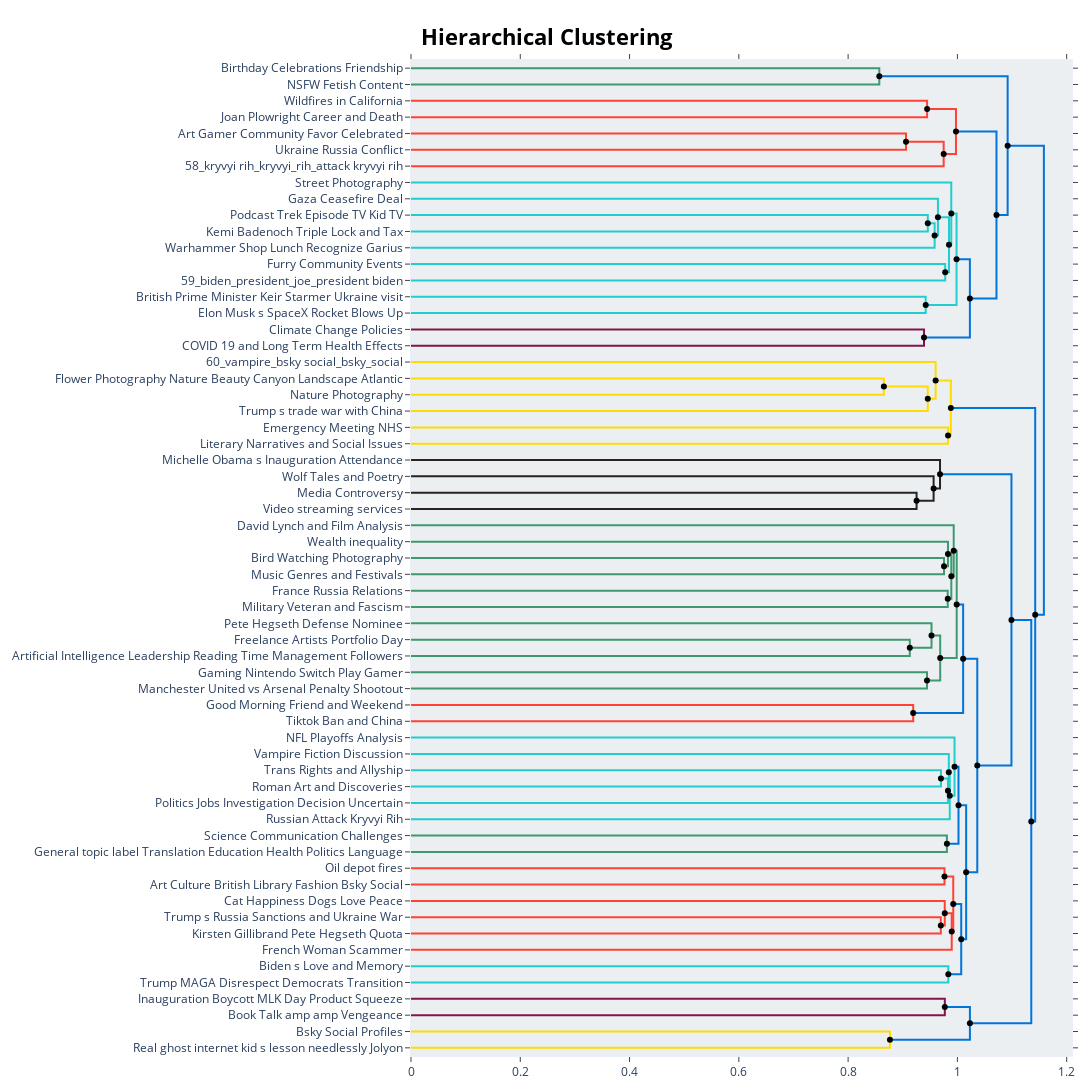

The notebook cell saved with this chart:
### Code cell
fig = topic_model.visualize_hierarchy(
    orientation='left',
    topics=None,
    top_n_topics=None,
    hierarchical_topics=hierarchical_topics,
    custom_labels=True,
    width=1200,
    height=1000,
)

fig.update_layout(
    margin=dict(l=20, r=20, t=60, b=20),
)
color_sequence = px.colors.qualitative.Prism
fig_barchart.update_traces(marker_color=color_sequence)


fig.show()

### Figure 1 — Plotly figure (JSON) as saved in the notebook; plotly's stock layout.template omitted (floating-point values rounded to 4 significant figures)
{"data": [{"hoverinfo": "text", "marker": {"color": "rgb(61,153,112)"}, "mode": "lines", "text": ["Birthday Celebrations Friendship", "", "", "NSFW Fetish Content"], "type": "scatter", "x": [0, 0.8571, 0.8571, 0], "xaxis": "x", "y": [-5, -5, -15, -15], "yaxis": "y"}, {"hoverinfo": "text", "marker": {"color": "rgb(255,65,54)"}, "mode": "lines", "text": ["Wildfires in California", "", "", "Joan Plowright Career and Death"], "type": "scatter", "x": [0, 0.9446, 0.9446, 0], "xaxis": "x", "y": [-25, -25, -35, -35], "yaxis": "y"}, {"hoverinfo": "text", "marker": {"color": "rgb(255,65,54)"}, "mode": "lines", "text": ["Art Gamer Community Favor Celebrated", "", "", "Ukraine Russia Conflict"], "type": "scatter", "x": [0, 0.9059, 0.9059, 0], "xaxis": "x", "y": [-45, -45, -55, -55], "yaxis": "y"}, {"hoverinfo": "text", "marker": {"color": "rgb(255,65,54)"}, "mode": "lines", "text": ["ukraine_russian_ukrainian_russia_drone", "", "", "58_kryvyi rih_kryvyi_rih_attack kryvyi rih"], "type": "scatter", "x": [0.9059, 0.9749, 0.9749, 0], "xaxis": "x", "y": [-50, -50, -65, -65], "yaxis": "y"}, {"hoverinfo": "text", "marker": {"color": "rgb(255,65,54)"}, "mode": "lines", "text": ["fire_california_wildfire_depot_oil depot", "", "", "russian_ukraine_russia_ukrainian_drone"], "type": "scatter", "x": [0.9446, 0.9974, 0.9974, 0.9749], "xaxis": "x", "y": [-30, -30, -57.5, -57.5], "yaxis": "y"}, {"hoverinfo": "text", "marker": {"color": "rgb(35,205,205)"}, "mode": "lines", "text": ["Podcast Trek Episode TV Kid TV", "", "", "Kemi Badenoch Triple Lock and Tax"], "type": "scatter", "x": [0, 0.9458, 0.9458, 0], "xaxis": "x", "y": [-95, -95, -105, -105], "yaxis": "y"}, {"hoverinfo": "text", "marker": {"color": "rgb(35,205,205)"}, "mode": "lines", "text": ["badenoch_brexit_labour_kemi_uk", "", "", "Warhammer Shop Lunch Recognize Garius"], "type": "scatter", "x": [0.9458, 0.9584, 0.9584, 0], "xaxis": "x", "y": [-100, -100, -115, -115], "yaxis": "y"}, {"hoverinfo": "text", "marker": {"color": "rgb(35,205,205)"}, "mode": "lines", "text": ["Gaza Ceasefire Deal", "", "", "badenoch_brexit_labour_trump_government"], "type": "scatter", "x": [0, 0.9644, 0.9644, 0.9584], "xaxis": "x", "y": [-85, -85, -107.5, -107.5], "yaxis": "y"}, {"hoverinfo": "text", "marker": {"color": "rgb(35,205,205)"}, "mode": "lines", "text": ["Furry Community Events", "", "", "59_biden_president_joe_president biden"], "type": "scatter", "x": [0, 0.9777, 0.9777, 0], "xaxis": "x", "y": [-125, -125, -135, -135], "yaxis": "y"}, {"hoverinfo": "text", "marker": {"color": "rgb(35,205,205)"}, "mode": "lines", "text": ["gaza_ceasefire_israel_badenoch_trump", "", "", "biden_trump_president_maga_joe"], "type": "scatter", "x": [0.9644, 0.9846, 0.9846, 0.9777], "xaxis": "x", "y": [-96.25, -96.25, -130, -130], "yaxis": "y"}, {"hoverinfo": "text", "marker": {"color": "rgb(35,205,205)"}, "mode": "lines", "text": ["Street Photography", "", "", "gaza_trump_ceasefire_israel_badenoch"], "type": "scatter", "x": [0, 0.9888, 0.9888, 0.9846], "xaxis": "x", "y": [-75, -75, -113.1, -113.1], "yaxis": "y"}, {"hoverinfo": "text", "marker": {"color": "rgb(35,205,205)"}, "mode": "lines", "text": ["British Prime Minister Keir Starmer Ukraine visit", "", "", "Elon Musk s SpaceX Rocket Blows Up"], "type": "scatter", "x": [0, 0.942, 0.942, 0], "xaxis": "x", "y": [-145, -145, -155, -155], "yaxis": "y"}, {"hoverinfo": "text", "marker": {"color": "rgb(35,205,205)"}, "mode": "lines", "text": ["trump_gaza_ceasefire_israel_badenoch", "", "", "starmer_keir starmer_keir_ukraine_trade"], "type": "scatter", "x": [0.9888, 0.9984, 0.9984, 0.942], "xaxis": "x", "y": [-94.06, -94.06, -150, -150], "yaxis": "y"}, {"hoverinfo": "text", "marker": {"color": "rgb(133,20,75)"}, "mode": "lines", "text": ["Climate Change Policies", "", "", "COVID 19 and Long Term Health Effects"], "type": "scatter", "x": [0, 0.9389, 0.9389, 0], "xaxis": "x", "y": [-165, -165, -175, -175], "yaxis": "y"}, {"hoverinfo": "text", "marker": {"color": "rgb(0,116,217)"}, "mode": "lines", "text": ["trump_gaza_uk_ceasefire_minister", "", "", "obama_inauguration_michelle_michelle obama_attend"], "type": "scatter", "x": [0.9984, 1.023, 1.023, 0.9389], "xaxis": "x", "y": [-122.0, -122.0, -170, -170], "yaxis": "y"}, {"hoverinfo": "text", "marker": {"color": "rgb(0,116,217)"}, "mode": "lines", "text": ["russian_fire_ukraine_russia_ukrainian", "", "", "trump_president_gaza_inauguration_obama"], "type": "scatter", "x": [0.9974, 1.072, 1.072, 1.023], "xaxis": "x", "y": [-43.75, -43.75, -146.0, -146.0], "yaxis": "y"}, {"hoverinfo": "text", "marker": {"color": "rgb(0,116,217)"}, "mode": "lines", "text": ["hegseth_pete_pete hegseth_gillibrand_military", "", "", "trump_ukraine_fire_russian_president"], "type": "scatter", "x": [0.8571, 1.092, 1.092, 1.072], "xaxis": "x", "y": [-10, -10, -94.88, -94.88], "yaxis": "y"}, {"hoverinfo": "text", "marker": {"color": "rgb(255,220,0)"}, "mode": "lines", "text": ["Flower Photography Nature Beauty Canyon Landscape Atlantic", "", "", "Nature Photography"], "type": "scatter", "x": [0, 0.8654, 0.8654, 0], "xaxis": "x", "y": [-195, -195, -205, -205], "yaxis": "y"}, {"hoverinfo": "text", "marker": {"color": "rgb(255,220,0)"}, "mode": "lines", "text": ["bsky_bsky social_social_birthday_starter pack", "", "", "Trump s trade war with China"], "type": "scatter", "x": [0.8654, 0.9457, 0.9457, 0], "xaxis": "x", "y": [-200, -200, -215, -215], "yaxis": "y"}, {"hoverinfo": "text", "marker": {"color": "rgb(255,220,0)"}, "mode": "lines", "text": ["60_vampire_bsky social_bsky_social", "", "", "bsky_bsky social_social_climate_birthday"], "type": "scatter", "x": [0, 0.9602, 0.9602, 0.9457], "xaxis": "x", "y": [-185, -185, -207.5, -207.5], "yaxis": "y"}, {"hoverinfo": "text", "marker": {"color": "rgb(255,220,0)"}, "mode": "lines", "text": ["Emergency Meeting NHS", "", "", "Literary Narratives and Social Issues"], "type": "scatter", "x": [0, 0.9829, 0.9829, 0], "xaxis": "x", "y": [-225, -225, -235, -235], "yaxis": "y"}, {"hoverinfo": "text", "marker": {"color": "rgb(255,220,0)"}, "mode": "lines", "text": ["bsky_bsky social_social_climate_birthday", "", "", "dragon_bsky_social_bsky social_dragon woman"], "type": "scatter", "x": [0.9602, 0.988, 0.988, 0.9829], "xaxis": "x", "y": [-196.2, -196.2, -230, -230], "yaxis": "y"}, {"hoverinfo": "text", "marker": {"color": "rgb(40,35,35)"}, "mode": "lines", "text": ["Media Controversy", "", "", "Video streaming services"], "type": "scatter", "x": [0, 0.9253, 0.9253, 0], "xaxis": "x", "y": [-265, -265, -275, -275], "yaxis": "y"}, {"hoverinfo": "text", "marker": {"color": "rgb(40,35,35)"}, "mode": "lines", "text": ["Wolf Tales and Poetry", "", "", "photography_landscape_nature_streetphotography_sunset"], "type": "scatter", "x": [0, 0.9565, 0.9565, 0.9253], "xaxis": "x", "y": [-255, -255, -270, -270], "yaxis": "y"}, {"hoverinfo": "text", "marker": {"color": "rgb(40,35,35)"}, "mode": "lines", "text": ["Michelle Obama s Inauguration Attendance", "", "", "photography_bird_nature_wildlife_landscape"], "type": "scatter", "x": [0, 0.9682, 0.9682, 0.9565], "xaxis": "x", "y": [-245, -245, -262.5, -262.5], "yaxis": "y"}, {"hoverinfo": "text", "marker": {"color": "rgb(61,153,112)"}, "mode": "lines", "text": ["Bird Watching Photography", "", "", "Music Genres and Festivals"], "type": "scatter", "x": [0, 0.9755, 0.9755, 0], "xaxis": "x", "y": [-305, -305, -315, -315], "yaxis": "y"}, {"hoverinfo": "text", "marker": {"color": "rgb(61,153,112)"}, "mode": "lines", "text": ["Wealth inequality", "", "", "vss365_poetry_look_cloak_little"], "type": "scatter", "x": [0, 0.9827, 0.9827, 0.9755], "xaxis": "x", "y": [-295, -295, -310, -310], "yaxis": "y"}, {"hoverinfo": "text", "marker": {"color": "rgb(61,153,112)"}, "mode": "lines", "text": ["France Russia Relations", "", "", "Military Veteran and Fascism"], "type": "scatter", "x": [0, 0.9823, 0.9823, 0], "xaxis": "x", "y": [-325, -325, -335, -335], "yaxis": "y"}, {"hoverinfo": "text", "marker": {"color": "rgb(61,153,112)"}, "mode": "lines", "text": ["eat_look_vss365_poetry_not", "", "", "tiktok_chinese_ban_video_stream"], "type": "scatter", "x": [0.9827, 0.9889, 0.9889, 0.9823], "xaxis": "x", "y": [-302.5, -302.5, -330, -330], "yaxis": "y"}, {"hoverinfo": "text", "marker": {"color": "rgb(61,153,112)"}, "mode": "lines", "text": ["David Lynch and Film Analysis", "", "", "tiktok_chinese_look_not_like"], "type": "scatter", "x": [0, 0.9932, 0.9932, 0.9889], "xaxis": "x", "y": [-285, -285, -316.2, -316.2], "yaxis": "y"}, {"hoverinfo": "text", "marker": {"color": "rgb(61,153,112)"}, "mode": "lines", "text": ["Freelance Artists Portfolio Day", "", "", "Artificial Intelligence Leadership Reading Time Management Followers"], "type": "scatter", "x": [0, 0.9129, 0.9129, 0], "xaxis": "x", "y": [-355, -355, -365, -365], "yaxis": "y"}, {"hoverinfo": "text", "marker": {"color": "rgb(61,153,112)"}, "mode": "lines", "text": ["Pete Hegseth Defense Nominee", "", "", "art_portfolioday_draw_artist_work"], "type": "scatter", "x": [0, 0.9526, 0.9526, 0.9129], "xaxis": "x", "y": [-345, -345, -360, -360], "yaxis": "y"}, {"hoverinfo": "text", "marker": {"color": "rgb(61,153,112)"}, "mode": "lines", "text": ["Gaming Nintendo Switch Play Gamer", "", "", "Manchester United vs Arsenal Penalty Shootout"], "type": "scatter", "x": [0, 0.9443, 0.9443, 0], "xaxis": "x", "y": [-375, -375, -385, -385], "yaxis": "y"}, {"hoverinfo": "text", "marker": {"color": "rgb(61,153,112)"}, "mode": "lines", "text": ["art_portfolioday_draw_work_artist", "", "", "game_arsenal_switch_nintendo_play"], "type": "scatter", "x": [0.9526, 0.9685, 0.9685, 0.9443], "xaxis": "x", "y": [-352.5, -352.5, -380, -380], "yaxis": "y"}, {"hoverinfo": "text", "marker": {"color": "rgb(61,153,112)"}, "mode": "lines", "text": ["tiktok_look_like_chinese_not", "", "", "game_art_portfolioday_like_work"], "type": "scatter", "x": [0.9932, 0.9987, 0.9987, 0.9685], "xaxis": "x", "y": [-300.6, -300.6, -366.2, -366.2], "yaxis": "y"}, {"hoverinfo": "text", "marker": {"color": "rgb(255,65,54)"}, "mode": "lines", "text": ["Good Morning Friend and Weekend", "", "", "Tiktok Ban and China"], "type": "scatter", "x": [0, 0.9191, 0.9191, 0], "xaxis": "x", "y": [-395, -395, -405, -405], "yaxis": "y"}, {"hoverinfo": "text", "marker": {"color": "rgb(0,116,217)"}, "mode": "lines", "text": ["game_art_like_portfolioday_work", "", "", "morning_good_day_good morning_cat"], "type": "scatter", "x": [0.9987, 1.01, 1.01, 0.9191], "xaxis": "x", "y": [-333.4, -333.4, -400, -400], "yaxis": "y"}, {"hoverinfo": "text", "marker": {"color": "rgb(35,205,205)"}, "mode": "lines", "text": ["Trans Rights and Allyship", "", "", "Roman Art and Discoveries"], "type": "scatter", "x": [0, 0.9699, 0.9699, 0], "xaxis": "x", "y": [-435, -435, -445, -445], "yaxis": "y"}, {"hoverinfo": "text", "marker": {"color": "rgb(35,205,205)"}, "mode": "lines", "text": ["trans_zuckerberg_fact_people_journalism", "", "", "Politics Jobs Investigation Decision Uncertain"], "type": "scatter", "x": [0.9699, 0.9827, 0.9827, 0], "xaxis": "x", "y": [-440, -440, -455, -455], "yaxis": "y"}, {"hoverinfo": "text", "marker": {"color": "rgb(35,205,205)"}, "mode": "lines", "text": ["Vampire Fiction Discussion", "", "", "trans_people_zuckerberg_fact_say"], "type": "scatter", "x": [0, 0.9843, 0.9843, 0.9827], "xaxis": "x", "y": [-425, -425, -447.5, -447.5], "yaxis": "y"}, {"hoverinfo": "text", "marker": {"color": "rgb(35,205,205)"}, "mode": "lines", "text": ["trans_people_zuckerberg_fact_say", "", "", "Russian Attack Kryvyi Rih"], "type": "scatter", "x": [0.9843, 0.986, 0.986, 0], "xaxis": "x", "y": [-436.2, -436.2, -465, -465], "yaxis": "y"}, {"hoverinfo": "text", "marker": {"color": "rgb(35,205,205)"}, "mode": "lines", "text": ["NFL Playoffs Analysis", "", "", "trans_people_fact_say_community"], "type": "scatter", "x": [0, 0.9948, 0.9948, 0.986], "xaxis": "x", "y": [-415, -415, -450.6, -450.6], "yaxis": "y"}, {"hoverinfo": "text", "marker": {"color": "rgb(61,153,112)"}, "mode": "lines", "text": ["Science Communication Challenges", "", "", "General topic label Translation Education Health Politics Language"], "type": "scatter", "x": [0, 0.9808, 0.9808, 0], "xaxis": "x", "y": [-475, -475, -485, -485], "yaxis": "y"}, {"hoverinfo": "text", "marker": {"color": "rgb(0,116,217)"}, "mode": "lines", "text": ["trans_people_say_fact_space", "", "", "nhs_covid_emergency_corridor_hospital"], "type": "scatter", "x": [0.9948, 1.002, 1.002, 0.9808], "xaxis": "x", "y": [-432.8, -432.8, -480, -480], "yaxis": "y"}, {"hoverinfo": "text", "marker": {"color": "rgb(255,65,54)"}, "mode": "lines", "text": ["Oil depot fires", "", "", "Art Culture British Library Fashion Bsky Social"], "type": "scatter", "x": [0, 0.9764, 0.9764, 0], "xaxis": "x", "y": [-495, -495, -505, -505], "yaxis": "y"}, {"hoverinfo": "text", "marker": {"color": "rgb(255,65,54)"}, "mode": "lines", "text": ["Trump s Russia Sanctions and Ukraine War", "", "", "Kirsten Gillibrand Pete Hegseth Quota"], "type": "scatter", "x": [0, 0.9696, 0.9696, 0], "xaxis": "x", "y": [-525, -525, -535, -535], "yaxis": "y"}, {"hoverinfo": "text", "marker": {"color": "rgb(255,65,54)"}, "mode": "lines", "text": ["Cat Happiness Dogs Love Peace", "", "", "lynch_david_david lynch_music_love"], "type": "scatter", "x": [0, 0.9768, 0.9768, 0.9696], "xaxis": "x", "y": [-515, -515, -530, -530], "yaxis": "y"}, {"hoverinfo": "text", "marker": {"color": "rgb(255,65,54)"}, "mode": "lines", "text": ["david_lynch_david lynch_music_listen", "", "", "French Woman Scammer"], "type": "scatter", "x": [0.9768, 0.9896, 0.9896, 0], "xaxis": "x", "y": [-522.5, -522.5, -545, -545], "yaxis": "y"}, {"hoverinfo": "text", "marker": {"color": "rgb(255,65,54)"}, "mode": "lines", "text": ["book_write_read_story_people", "", "", "david_lynch_david lynch_film_love"], "type": "scatter", "x": [0.9764, 0.9924, 0.9924, 0.9896], "xaxis": "x", "y": [-500, -500, -533.8, -533.8], "yaxis": "y"}, {"hoverinfo": "text", "marker": {"color": "rgb(35,205,205)"}, "mode": "lines", "text": ["Biden s Love and Memory", "", "", "Trump MAGA Disrespect Democrats Transition"], "type": "scatter", "x": [0, 0.9834, 0.9834, 0], "xaxis": "x", "y": [-555, -555, -565, -565], "yaxis": "y"}, {"hoverinfo": "text", "marker": {"color": "rgb(0,116,217)"}, "mode": "lines", "text": ["david_lynch_david lynch_book_love", "", "", "team_shaw_contract_midfielder_allocation money"], "type": "scatter", "x": [0.9924, 1.007, 1.007, 0.9834], "xaxis": "x", "y": [-516.9, -516.9, -560, -560], "yaxis": "y"}, {"hoverinfo": "text", "marker": {"color": "rgb(0,116,217)"}, "mode": "lines", "text": ["trans_people_say_fact_covid", "", "", "david_lynch_david lynch_book_like"], "type": "scatter", "x": [1.002, 1.016, 1.016, 1.007], "xaxis": "x", "y": [-456.4, -456.4, -538.4, -538.4], "yaxis": "y"}, {"hoverinfo": "text", "marker": {"color": "rgb(0,116,217)"}, "mode": "lines", "text": ["game_like_art_good_morning", "", "", "david_people_lynch_david lynch_say"], "type": "scatter", "x": [1.01, 1.036, 1.036, 1.016], "xaxis": "x", "y": [-366.7, -366.7, -497.4, -497.4], "yaxis": "y"}, {"hoverinfo": "text", "marker": {"color": "rgb(0,116,217)"}, "mode": "lines", "text": ["photography_bird_nature_wildlife_flower", "", "", "like_good_game_time_art"], "type": "scatter", "x": [0.9682, 1.099, 1.099, 1.036], "xaxis": "x", "y": [-253.8, -253.8, -432.1, -432.1], "yaxis": "y"}, {"hoverinfo": "text", "marker": {"color": "rgb(133,20,75)"}, "mode": "lines", "text": ["Inauguration Boycott MLK Day Product Squeeze", "", "", "Book Talk amp amp Vengeance"], "type": "scatter", "x": [0, 0.977, 0.977, 0], "xaxis": "x", "y": [-575, -575, -585, -585], "yaxis": "y"}, {"hoverinfo": "text", "marker": {"color": "rgb(255,220,0)"}, "mode": "lines", "text": ["Bsky Social Profiles", "", "", "Real ghost internet kid s lesson needlessly Jolyon"], "type": "scatter", "x": [0, 0.8765, 0.8765, 0], "xaxis": "x", "y": [-595, -595, -605, -605], "yaxis": "y"}, {"hoverinfo": "text", "marker": {"color": "rgb(0,116,217)"}, "mode": "lines", "text": ["und_ich_er_fr_og", "", "", "de_que_la_en_el"], "type": "scatter", "x": [0.977, 1.023, 1.023, 0.8765], "xaxis": "x", "y": [-580, -580, -600, -600], "yaxis": "y"}, {"hoverinfo": "text", "marker": {"color": "rgb(0,116,217)"}, "mode": "lines", "text": ["like_good_game_time_art", "", "", "de_que_la_en_el"], "type": "scatter", "x": [1.099, 1.135, 1.135, 1.023], "xaxis": "x", "y": [-342.9, -342.9, -590, -590], "yaxis": "y"}, {"hoverinfo": "text", "marker": {"color": "rgb(0,116,217)"}, "mode": "lines", "text": ["bsky_bsky social_social_dragon_climate", "", "", "like_de_good_time_game"], "type": "scatter", "x": [0.988, 1.142, 1.142, 1.135], "xaxis": "x", "y": [-213.1, -213.1, -466.5, -466.5], "yaxis": "y"}, {"hoverinfo": "text", "marker": {"color": "rgb(0,116,217)"}, "mode": "lines", "text": ["trump_hegseth_ukraine_fire_russian", "", "", "social_bsky_bsky social_like_good"], "type": "scatter", "x": [1.092, 1.158, 1.158, 1.142], "xaxis": "x", "y": [-52.44, -52.44, -339.8, -339.8], "yaxis": "y"}, {"hoverinfo": "text", "hovertext": ["ukraine_russian_ukrainian_russia_drone", "fire_california_wildfire_depot_oil depot", "badenoch_brexit_labour_kemi_uk", "gaza_ceasefire_israel_badenoch_trump", "trump_gaza_ceasefire_israel_badenoch", "trump_gaza_uk_ceasefire_minister", "russian_fire_ukraine_russia_ukrainian", "hegseth_pete_pete hegseth_gillibrand_military", "bsky_bsky social_social_birthday_starter pack", "bsky_bsky social_social_climate_birthday", "eat_look_vss365_poetry_not", "art_portfolioday_draw_work_artist", "tiktok_look_like_chinese_not", "game_art_like_portfolioday_work", "trans_zuckerberg_fact_people_journalism", "trans_people_zuckerberg_fact_say", "trans_people_say_fact_space", "david_lynch_david lynch_music_listen", "book_write_read_story_people", "david_lynch_david lynch_book_love", "trans_people_say_fact_covid", "game_like_art_good_morning", "photography_bird_nature_wildlife_flower", "und_ich_er_fr_og", "like_good_game_time_art", "bsky_bsky social_social_dragon_climate", "trump_hegseth_ukraine_fire_russian"], "marker": {"color": "black"}, "mode": "markers", "showlegend": false, "type": "scatter", "x": [0.9059, 0.9446, 0.9458, 0.9644, 0.9888, 0.9984, 0.9974, 0.8571, 0.8654, 0.9602, 0.9827, 0.9526, 0.9932, 0.9987, 0.9699, 0.9843, 0.9948, 0.9768, 0.9764, 0.9924, 1.002, 1.01, 0.9682, 0.977, 1.099, 0.988, 1.092], "y": [-50, -30, -100, -96.25, -94.06, -122.0, -43.75, -10, -200, -196.2, -302.5, -352.5, -300.6, -333.4, -440, -436.2, -432.8, -522.5, -500, -516.9, -456.4, -366.7, -253.8, -580, -342.9, -213.1, -52.44]}, {"hoverinfo": "text", "hovertext": ["russian_ukraine_russia_ukrainian_drone", "badenoch_brexit_labour_trump_government", "biden_trump_president_maga_joe", "gaza_trump_ceasefire_israel_badenoch", "starmer_keir starmer_keir_ukraine_trade", "obama_inauguration_michelle_michelle obama_attend", "trump_president_gaza_inauguration_obama", "trump_ukraine_fire_russian_president", "bsky_bsky social_social_climate_birthday", "dragon_bsky_social_bsky social_dragon woman", "photography_landscape_nature_streetphotography_sunset", "photography_bird_nature_wildlife_landscape", "vss365_poetry_look_cloak_little", "tiktok_chinese_ban_video_stream", "tiktok_chinese_look_not_like", "art_portfolioday_draw_artist_work", "game_arsenal_switch_nintendo_play", "game_art_portfolioday_like_work", "morning_good_day_good morning_cat", "trans_people_zuckerberg_fact_say", "trans_people_fact_say_community", "nhs_covid_emergency_corridor_hospital", "lynch_david_david lynch_music_love", "david_lynch_david lynch_film_love", "team_shaw_contract_midfielder_allocation money", "david_lynch_david lynch_book_like", "david_people_lynch_david lynch_say", "like_good_game_time_art", "de_que_la_en_el", "de_que_la_en_el", "like_de_good_time_game", "social_bsky_bsky social_like_good"], "marker": {"color": "black"}, "mode": "markers", "showlegend": false, "type": "scatter", "x": [0.9749, 0.9584, 0.9777, 0.9846, 0.942, 0.9389, 1.023, 1.072, 0.9457, 0.9829, 0.9253, 0.9565, 0.9755, 0.9823, 0.9889, 0.9129, 0.9443, 0.9685, 0.9191, 0.9827, 0.986, 0.9808, 0.9696, 0.9896, 0.9834, 1.007, 1.016, 1.036, 0.8765, 1.023, 1.135, 1.142], "y": [-57.5, -107.5, -130, -113.1, -150, -170, -146.0, -94.88, -207.5, -230, -270, -262.5, -310, -330, -316.2, -360, -380, -366.2, -400, -447.5, -450.6, -480, -530, -533.8, -560, -538.4, -497.4, -432.1, -600, -590, -466.5, -339.8]}], "layout": {"autosize": false, "height": 1115, "hoverlabel": {"bgcolor": "white", "font": {"family": "Rockwell", "size": 16}}, "hovermode": "closest", "margin": {"b": 20, "l": 20, "r": 20, "t": 60}, "plot_bgcolor": "#ECEFF1", "showlegend": false, "title": {"font": {"color": "Black", "size": 22}, "text": "<b>Hierarchical Clustering</b>", "x": 0.5, "xanchor": "center", "yanchor": "top"}, "width": 1200, "xaxis": {"mirror": "allticks", "rangemode": "tozero", "showgrid": false, "showline": true, "showticklabels": true, "ticks": "outside", "type": "linear", "zeroline": false}, "yaxis": {"mirror": "allticks", "range": [-610, 0], "rangemode": "tozero", "showgrid": false, "showline": true, "showticklabels": true, "tickmode": "array", "ticks": "outside", "ticktext": ["Birthday Celebrations Friendship", "NSFW Fetish Content", "Wildfires in California", "Joan Plowright Career and Death", "Art Gamer Community Favor Celebrated", "Ukraine Russia Conflict", "58_kryvyi rih_kryvyi_rih_attack kryvyi rih", "Street Photography", "Gaza Ceasefire Deal", "Podcast Trek Episode TV Kid TV", "Kemi Badenoch Triple Lock and Tax", "Warhammer Shop Lunch Recognize Garius", "Furry Community Events", "59_biden_president_joe_president biden", "British Prime Minister Keir Starmer Ukraine visit", "Elon Musk s SpaceX Rocket Blows Up", "Climate Change Policies", "COVID 19 and Long Term Health Effects", "60_vampire_bsky social_bsky_social", "Flower Photography Nature Beauty Canyon Landscape Atlantic", "Nature Photography", "Trump s trade war with China", "Emergency Meeting NHS", "Literary Narratives and Social Issues", "Michelle Obama s Inauguration Attendance", "Wolf Tales and Poetry", "Media Controversy", "Video streaming services", "David Lynch and Film Analysis", "Wealth inequality", "Bird Watching Photography", "Music Genres and Festivals", "France Russia Relations", "Military Veteran and Fascism", "Pete Hegseth Defense Nominee", "Freelance Artists Portfolio Day", "Artificial Intelligence Leadership Reading Time Management Followers", "Gaming Nintendo Switch Play Gamer", "Manchester United vs Arsenal Penalty Shootout", "Good Morning Friend and Weekend", "Tiktok Ban and China", "NFL Playoffs Analysis", "Vampire Fiction Discussion", "Trans Rights and Allyship", "Roman Art and Discoveries", "Politics Jobs Investigation Decision Uncertain", "Russian Attack Kryvyi Rih", "Science Communication Challenges", "General topic label Translation Education Health Politics Language", "Oil depot fires", "Art Culture British Library Fashion Bsky Social", "Cat Happiness Dogs Love Peace", "Trump s Russia Sanctions and Ukraine War", "Kirsten Gillibrand Pete Hegseth Quota", "French Woman Scammer", "Biden s Love and Memory", "Trump MAGA Disrespect Democrats Transition", "Inauguration Boycott MLK Day Product Squeeze", "Book Talk amp amp Vengeance", "Bsky Social Profiles", "Real ghost internet kid s lesson needlessly Jolyon"], "tickvals": [-5, -15, -25, -35, -45, -55, -65, -75, -85, -95, -105, -115, -125, -135, -145, -155, -165, -175, -185, -195, -205, -215, -225, -235, -245, -255, -265, -275, -285, -295, -305, -315, -325, -335, -345, -355, -365, -375, -385, -395, -405, -415, -425, -435, -445, -455, -465, -475, -485, -495, -505, -515, -525, -535, -545, -555, -565, -575, -585, -595, -605], "type": "linear", "zeroline": false}}}
